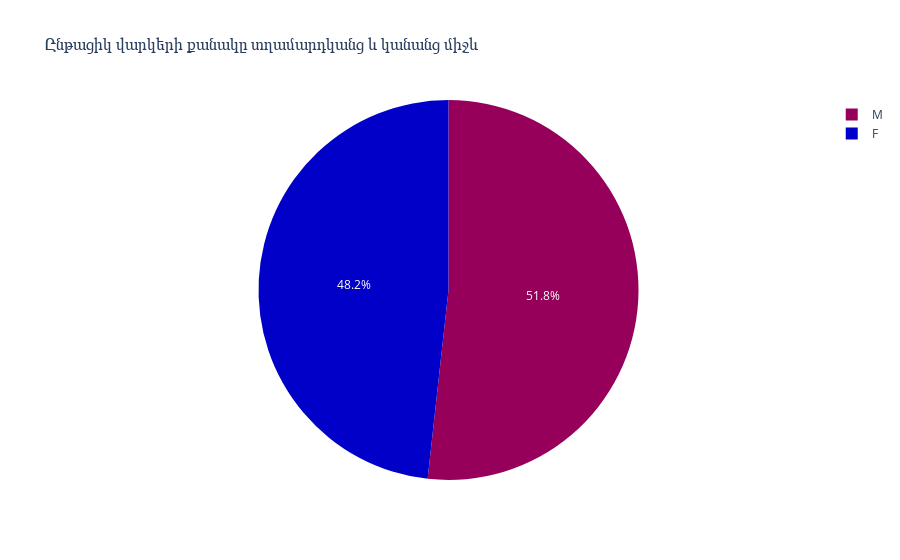

The cell this chart's notebook holds for it:
### Markdown cell above
### 7. Ընթացիկ վարկերի քանակը տղամարդկանց և կանանց միջև

### Code cell
current_loans = df.groupby('SEX')['CurrentLoansCount'].mean().sort_values(ascending=False)
current_loans_df = pd.DataFrame(list(current_loans.items()), columns=['SEX', 'CurrentLoansCount'])

fig = px.pie(current_loans_df, values='CurrentLoansCount', names='SEX',color_discrete_sequence=px.colors.sequential.Rainbow, title='Ընթացիկ վարկերի քանակը տղամարդկանց և կանանց միջև')
fig.show()

### Figure 1 — Plotly figure (JSON) as saved in the notebook; plotly's stock layout.template omitted (floating-point values rounded to 4 significant figures)
{"data": [{"domain": {"x": [0, 1], "y": [0, 1]}, "hovertemplate": "SEX=%{label}<br>CurrentLoansCount=%{value}<extra></extra>", "labels": ["M", "F"], "legendgroup": "", "name": "", "showlegend": true, "type": "pie", "values": [5.142, 4.793]}], "layout": {"legend": {"tracegroupgap": 0}, "piecolorway": ["rgb(150,0,90)", "rgb(0,0,200)", "rgb(0,25,255)", "rgb(0,152,255)", "rgb(44,255,150)", "rgb(151,255,0)", "rgb(255,234,0)", "rgb(255,111,0)", "rgb(255,0,0)"], "title": {"text": "Ընթացիկ վարկերի քանակը տղամարդկանց և կանանց միջև"}}}
